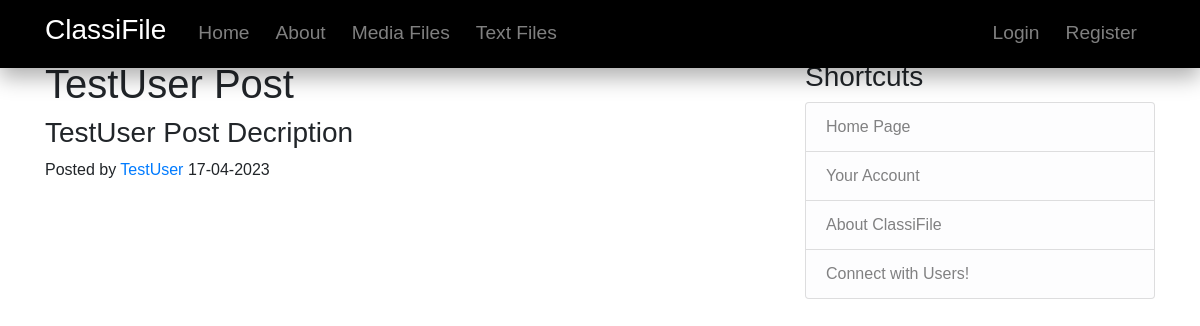
/post/6, run on the app's committed database.
### classifile/models.py (models this page shows, shortened)
class Post(db.Model):
    id = db.Column(db.Integer, primary_key=True)
    title = db.Column(db.String(100), nullable=False)
    date_posted = db.Column(db.DateTime, nullable=False, default=datetime.utcnow)
    content = db.Column(db.Text, nullable=False)
    user_id = db.Column(db.Integer, db.ForeignKey('user.id'), nullable=False)

class User(db.Model, UserMixin):
    id = db.Column(db.Integer, primary_key=True)
    username = db.Column(db.String(20), unique=True, nullable=False)
    email = db.Column(db.String(20), unique=True, nullable=False)
    image_file = db.Column(db.String(20), nullable=False, default='default.jpg')
    password = db.Column(db.String(60), nullable=False)
    posts = db.relationship('Post', backref='author', lazy=True)

### classifile/routes.py (the view)
@app.route("/post/<int:post_id>")
def post(post_id):
    post = Post.query.get_or_404(post_id)
    return render_template('post.html', title=post.title, post=post)

### classifile/templates/post.html (shortened to what this page needs)
{% extends "layout.html" %}
{% block content %}
<section class="blog-post">
    <div class="post-header">
      <h1 class="post-title">{{ post.title }}</h1>
      <div class="post-content">
        <h3>{{ post.content }}</h3>
      </div>
      <div class="post-meta">
        <span class="post-author">Posted by <a href="{{ url_for('user_posts', username=post.author.username) }}">{{ post.author.username }}</a></span>
        <span class="post-date">{{ post.date_posted.strftime('%d-%m-%Y') }}</span>
      </div>
    </div>
  </section>
{% endblock content %}

### classifile/static/main.css (style rules this page uses)
body { font-family: Arial, sans-serif; margin: 0; padding: 0; }

### data on the page
Post: title "TestUser Post", content "TestUser Post Decription", date_posted "17-04-2023"
User: author.username "TestUser"
